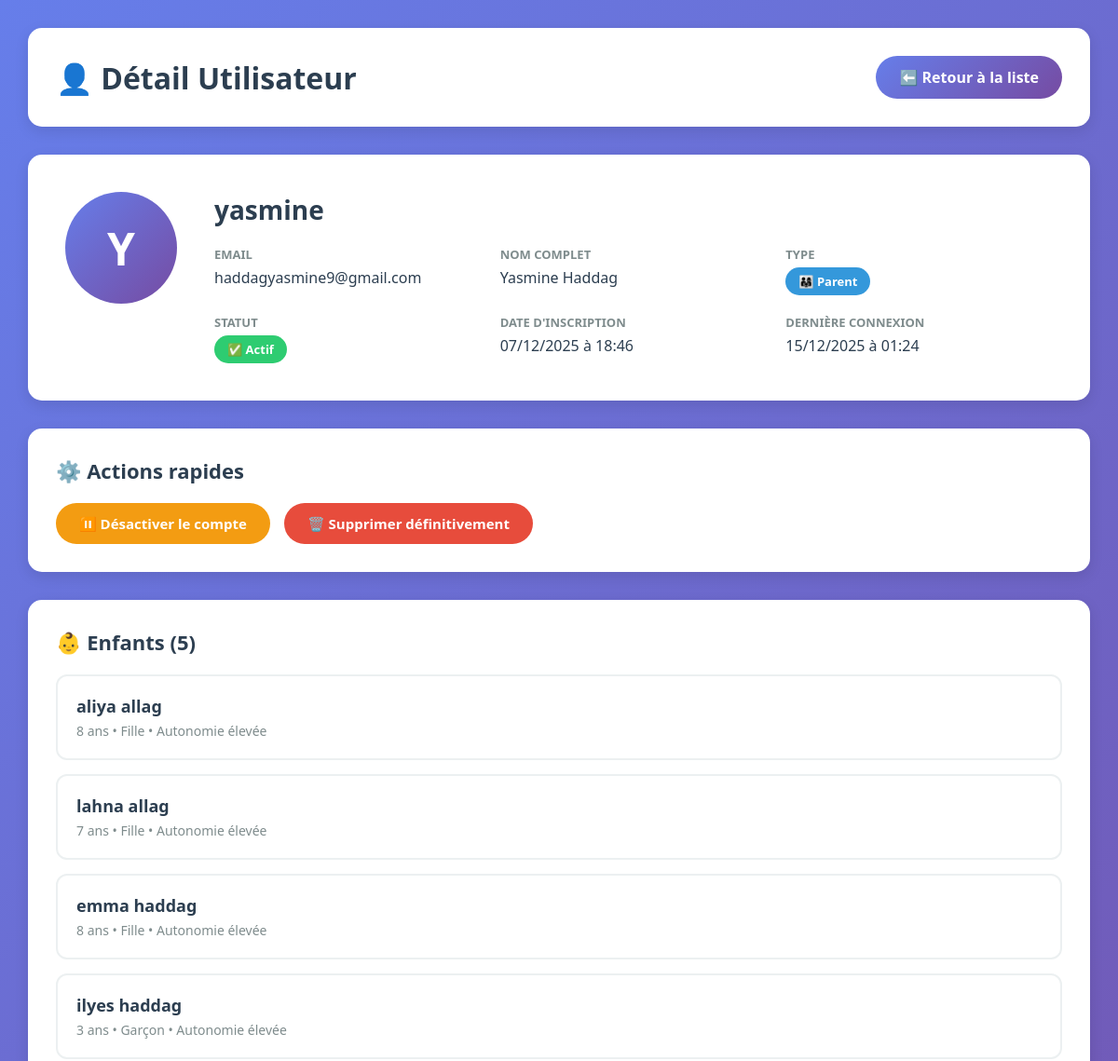
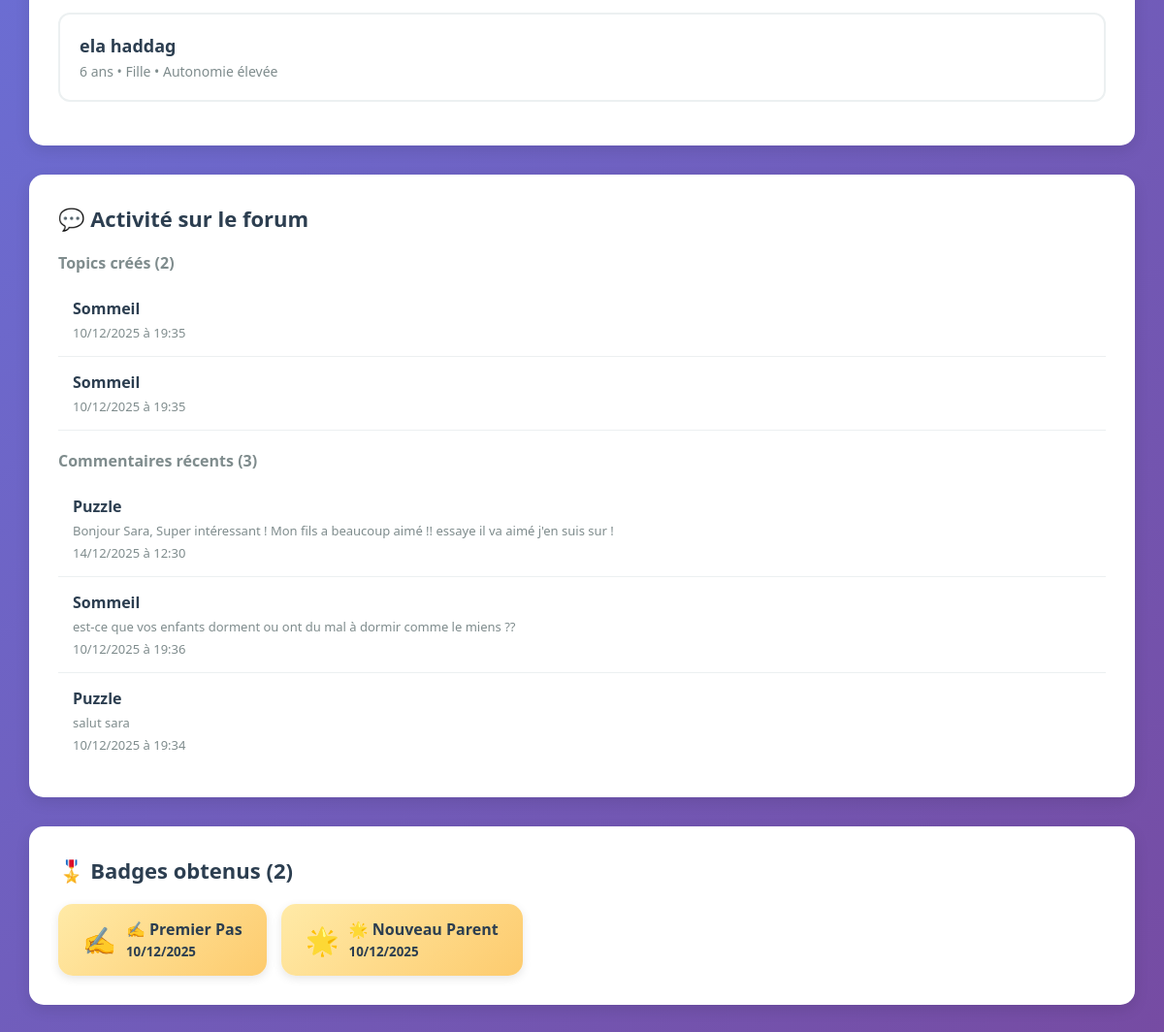
The page /admin-dashboard/users/1/ (signed in) on the database its author committed (2 pictures, top to bottom).
### authen/models.py (models this page shows, shortened)
class Enfant(models.Model):
    GENRE_CHOICES = [
        ('M', 'Garçon'),
        ('F', 'Fille'),
        ('A', 'Autre'),
    ]
    NIVEAU_AUTONOMIE_CHOICES = [
        ('faible', 'Faible autonomie'),
        ('moyen', 'Autonomie moyenne'),
        ('eleve', 'Autonomie élevée'),
    ]
    parent = models.ForeignKey(User, on_delete=models.CASCADE, related_name='enfants')
    prenom = models.CharField(max_length=100)
    nom = models.CharField(max_length=100)
    date_naissance = models.DateField()
    genre = models.CharField(max_length=1, choices=GENRE_CHOICES, default='M')
    niveau_autonomie = models.CharField(max_length=20, choices=NIVEAU_AUTONOMIE_CHOICES, default='moyen')
    besoins_specifiques = models.TextField(blank=True, null=True, help_text="Sensibilités, préférences, particularités...")
    couleur_preferee = models.CharField(max_length=50, blank=True, null=True)
    activites_preferees = models.TextField(blank=True, null=True, help_text="Jeux, activités favorites...")
    photo = models.ImageField(upload_to='enfants/', blank=True, null=True)
    created_at = models.DateTimeField(auto_now_add=True)
    updated_at = models.DateTimeField(auto_now=True)
    def age(self):
        from datetime import date
        today = date.today()
        return today.year - self.date_naissance.year - ((today.month, today.day) < (self.date_naissance.month, self.date_naissance.day))
    class Meta:
        verbose_name = "Enfant"
        verbose_name_plural = "Enfants"
        ordering = ['-created_at']

class UserBadge(models.Model):
    user = models.ForeignKey(User, on_delete=models.CASCADE, related_name='badges')
    badge = models.ForeignKey(Badge, on_delete=models.CASCADE)
    earned_at = models.DateTimeField(auto_now_add=True)
    class Meta:
        unique_together = ('user', 'badge')
        verbose_name = "Badge Utilisateur"
        verbose_name_plural = "Badges Utilisateurs"
        ordering = ['-earned_at']

class Badge(models.Model):
    BADGE_TYPES = [
        ('nouveau_parent', '🌟 Nouveau Parent'),
        ('premier_pas', '✍️ Premier Pas'),
        ('parent_engage', '💬 Parent Engagé'),
        ('parent_aidant', '❤️ Parent Aidant'),
        ('pilier', '🎖️ Pilier de la Communauté'),
        ('mentor', '🤝 Mentor'),
        ('famille', '👪 Famille ComAutis'),
    ]
    name = models.CharField(max_length=50, choices=BADGE_TYPES, unique=True)
    description = models.TextField()
    icon = models.CharField(max_length=10)
    class Meta:
        verbose_name = "Badge"
        verbose_name_plural = "Badges"

### forum/models.py (models this page shows, shortened)
class Topic(models.Model):
    CATEGORY_CHOICES = [
        ('ecole', '🏫 École et Scolarité'),
        ('alimentation', '🍽️ Alimentation et Repas'),
        ('sommeil', '😴 Sommeil et Routines'),
        ('jeux', '🎮 Jeux et Activités'),
        ('sante', '💊 Santé et Thérapies'),
        ('entraide', '🤝 Entraide et Soutien'),
        ('libre', '💬 Discussions Libres'),
    ]
    title = models.CharField(max_length=200)
    created_by = models.ForeignKey(User, on_delete=models.CASCADE)
    created_at = models.DateTimeField(auto_now_add=True)
    icon = models.CharField(max_length=20, blank=True, null=True)
    category = models.CharField(max_length=20, choices=CATEGORY_CHOICES, default='libre')
    class Meta:
        ordering = ['-created_at']

class Post(models.Model):
    topic = models.ForeignKey(Topic, on_delete=models.CASCADE)
    content = models.TextField()
    created_by = models.ForeignKey(User, on_delete=models.CASCADE)
    created_at = models.DateTimeField(auto_now_add=True)

### authen/admin_views.py (the view)
# urls.py: path('admin-dashboard/users/<int:user_id>/', admin_user_detail, name='admin_user_detail'),
@admin_required
def admin_user_detail(request, user_id):
    user = get_object_or_404(User, id=user_id)
    try:
        profile = user.profile
    except UserProfile.DoesNotExist:
        profile = None
    enfants = Enfant.objects.filter(parent=user) if profile and profile.user_type == 'parent' else []
    topics = Topic.objects.filter(created_by=user).order_by('-created_at')[:5]
    posts = Post.objects.filter(created_by=user).order_by('-created_at')[:5]
    user_badges = UserBadge.objects.filter(user=user).select_related('badge')
    context = {
        'viewed_user': user,
        'profile': profile,
        'enfants': enfants,
        'topics': topics,
        'posts': posts,
        'user_badges': user_badges,
    }
    return render(request, 'authen/admin/user_detail.html', context)

### authen/admin_views.py (called while the page is built)
def is_admin(user):
    return user.is_staff or user.is_superuser

### authen/templates/authen/admin/user_detail.html (shortened to what this page needs)
<!DOCTYPE html>
<html lang="fr">
<head>
</head>
<body>
    <div class="container">
        <div class="header">
            <h1>👤 Détail Utilisateur</h1>
            <a href="{% url 'admin_users_list' %}" class="btn-back">⬅️ Retour à la liste</a>
        </div>
        <div class="user-profile-card">
            <div class="user-avatar-large">{{ viewed_user.username.0|upper }}</div>
            <div class="user-details">
                <h2>{{ viewed_user.username }}</h2>
                <div class="info-grid">
                    <div class="info-item">
                        <span class="info-label">Email</span>
                        <span class="info-value">{{ viewed_user.email }}</span>
                    </div>
                    <div class="info-item">
                        <span class="info-label">Nom complet</span>
                        <span class="info-value">{{ viewed_user.first_name|default:"Non renseigné" }}</span>
                    </div>
                    <div class="info-item">
                        <span class="info-label">Type</span>
                        <span class="info-value">
                            {% if profile.user_type == 'parent' %}
                                <span class="badge badge-parent">👨‍👩‍👧 Parent</span>
                            {% elif profile.user_type == 'educator' %}
                                <span class="badge badge-educator">👨‍🏫 Éducateur</span>
                            {% endif %}
                        </span>
                    </div>
                    <div class="info-item">
                        <span class="info-label">Statut</span>
                        <span class="info-value">
                            {% if viewed_user.is_active %}
                                <span class="badge badge-active">✅ Actif</span>
                            {% else %}
                                <span class="badge badge-inactive">⏳ Inactif</span>
                            {% endif %}
                        </span>
                    </div>
                    <div class="info-item">
                        <span class="info-label">Date d'inscription</span>
                        <span class="info-value">{{ viewed_user.date_joined|date:"d/m/Y à H:i" }}</span>
                    </div>
                    <div class="info-item">
                        <span class="info-label">Dernière connexion</span>
                        <span class="info-value">{{ viewed_user.last_login|date:"d/m/Y à H:i"|default:"Jamais" }}</span>
                    </div>
                </div>
            </div>
        </div>
        <div class="actions-card">
            <h3>⚙️ Actions rapides</h3>
            <div class="actions-buttons">
                {% if viewed_user.is_active %}
                    <a href="{% url 'admin_deactivate_user' viewed_user.id %}"
                       class="btn btn-warning"
                       onclick="return confirm('Désactiver cet utilisateur ?')">
                        ⏸️ Désactiver le compte
                    </a>
                {% else %}
                    <a href="{% url 'admin_approve_educator' viewed_user.id %}"
                       class="btn btn-success"
                       onclick="return confirm('Activer cet utilisateur ?')">
                        ▶️ Activer le compte
                    </a>
                {% endif %}
                <a href="{% url 'admin_delete_user' viewed_user.id %}"
                   class="btn btn-danger"
                   onclick="return confirm('⚠️ ATTENTION ! Supprimer définitivement cet utilisateur et toutes ses données ?')">
                    🗑️ Supprimer définitivement
                </a>
            </div>
        </div>
        {% if profile.user_type == 'parent' and enfants %}
        <div class="section-card">
            <h3>👶 Enfants ({{ enfants|length }})</h3>
            {% for enfant in enfants %}
            <div class="enfant-item">
                <div class="enfant-info">
                    <h4>{{ enfant.prenom }} {{ enfant.nom }}</h4>
                    <p>
                        {{ enfant.age }} ans •
                        {% if enfant.genre == 'M' %}Garçon{% elif enfant.genre == 'F' %}Fille{% else %}Autre{% endif %} •
                        {{ enfant.get_niveau_autonomie_display }}
                    </p>
                </div>
            </div>
            {% endfor %}
        </div>
        {% endif %}
        <div class="section-card">
            <h3>💬 Activité sur le forum</h3>
            {% if topics %}
            <h4 style="margin: 20px 0 10px 0; color: #7f8c8d; font-size: 16px;">Topics créés ({{ topics|length }})</h4>
            {% for topic in topics %}
            <div class="activity-item">
                <h4>{{ topic.title }}</h4>
                <p>{{ topic.created_at|date:"d/m/Y à H:i" }}</p>
            </div>
            {% endfor %}
            {% endif %}
            {% if posts %}
            <h4 style="margin: 20px 0 10px 0; color: #7f8c8d; font-size: 16px;">Commentaires récents ({{ posts|length }})</h4>
            {% for post in posts %}
            <div class="activity-item">
                <h4>{{ post.topic.title }}</h4>
                <p>{{ post.content|truncatewords:20 }}</p>
                <p style="margin-top: 5px;">{{ post.created_at|date:"d/m/Y à H:i" }}</p>
            </div>
            {% endfor %}
            {% endif %}
        </div>
        {% if user_badges %}
        <div class="section-card">
            <h3>🎖️ Badges obtenus ({{ user_badges|length }})</h3>
            <div class="badge-list">
                {% for user_badge in user_badges %}
                <div class="badge-item">
                    <span class="badge-icon">{{ user_badge.badge.icon }}</span>
                    <div>
                        <strong>{{ user_badge.badge.get_name_display }}</strong><br>
                        <small>{{ user_badge.earned_at|date:"d/m/Y" }}</small>
                    </div>
                </div>
                {% endfor %}
            </div>
        </div>
        {% endif %}
    </div>
</body>
</html>

### authen/templates/authen/admin/user_detail.html (style rules this page uses)
* { margin: 0; padding: 0; box-sizing: border-box; }
body { font-family: 'Segoe UI', Tahoma, Geneva, Verdana, sans-serif; background: linear-gradient(135deg, #667eea 0%, #764ba2 100%); min-height: 100vh; padding: 30px; }
.container { max-width: 1200px; margin: 0 auto; }
.header { background: white; padding: 30px; border-radius: 15px; box-shadow: 0 5px 15px rgba(0,0,0,0.1); margin-bottom: 30px; display: flex; justify-content: space-between; align-items: center; }
.header h1 { font-size: 32px; color: #2c3e50; }
.btn-back { padding: 12px 25px; background: linear-gradient(135deg, #667eea 0%, #764ba2 100%); color: white; border: none; border-radius: 25px; text-decoration: none; font-weight: 600; transition: all 0.3s; display: inline-block; }
.user-profile-card { background: white; padding: 40px; border-radius: 15px; box-shadow: 0 5px 15px rgba(0,0,0,0.1); margin-bottom: 30px; display: flex; gap: 40px; align-items: flex-start; }
.user-avatar-large { width: 120px; height: 120px; background: linear-gradient(135deg, #667eea 0%, #764ba2 100%); border-radius: 50%; display: flex; align-items: center; justify-content: center; color: white; font-size: 48px; font-weight: bold; flex-shrink: 0; }
.user-details { flex: 1; }
.user-details h2 { font-size: 28px; color: #2c3e50; margin-bottom: 15px; }
.info-grid { display: grid; grid-template-columns: repeat(auto-fit, minmax(250px, 1fr)); gap: 20px; margin-top: 20px; }
.info-item { display: flex; flex-direction: column; gap: 5px; }
.info-label { font-size: 13px; color: #7f8c8d; font-weight: 600; text-transform: uppercase; }
.info-value { font-size: 16px; color: #2c3e50; font-weight: 500; }
.badge { display: inline-block; padding: 6px 14px; border-radius: 15px; font-size: 13px; font-weight: 600; }
.badge-parent { background: #3498db; color: white; }
.badge-active { background: #2ecc71; color: white; }
.actions-card { background: white; padding: 30px; border-radius: 15px; box-shadow: 0 5px 15px rgba(0,0,0,0.1); margin-bottom: 30px; }
.actions-card h3 { font-size: 22px; color: #2c3e50; margin-bottom: 20px; }
.actions-buttons { display: flex; gap: 15px; flex-wrap: wrap; }
.btn { padding: 12px 25px; border: none; border-radius: 25px; font-weight: 600; font-size: 15px; cursor: pointer; text-decoration: none; display: inline-block; transition: all 0.3s; }
.btn-warning { background: #f39c12; color: white; }
.btn-danger { background: #e74c3c; color: white; }
.section-card { background: white; padding: 30px; border-radius: 15px; box-shadow: 0 5px 15px rgba(0,0,0,0.1); margin-bottom: 30px; }
.section-card h3 { font-size: 22px; color: #2c3e50; margin-bottom: 20px; display: flex; align-items: center; gap: 10px; }
.enfant-item { padding: 20px; border: 2px solid #ecf0f1; border-radius: 12px; margin-bottom: 15px; display: flex; justify-content: space-between; align-items: center; }
.enfant-info h4 { font-size: 18px; color: #2c3e50; margin-bottom: 5px; }
.enfant-info p { font-size: 14px; color: #7f8c8d; }
.activity-item { padding: 15px; border-bottom: 1px solid #ecf0f1; }
.activity-item:last-child { border-bottom: none; }
.activity-item h4 { font-size: 16px; color: #2c3e50; margin-bottom: 5px; }
.activity-item p { font-size: 13px; color: #7f8c8d; }
.badge-list { display: flex; gap: 15px; flex-wrap: wrap; }
.badge-item { background: linear-gradient(135deg, #ffeaa7 0%, #fdcb6e 100%); padding: 15px 25px; border-radius: 15px; display: flex; align-items: center; gap: 10px; font-weight: 600; color: #2c3e50; box-shadow: 0 3px 10px rgba(0,0,0,0.1); }
.badge-icon { font-size: 28px; }

### rows shown on the page
Enfant: prenom "aliya", nom "allag", age "8", genre "Fille", niveau_autonomie "Autonomie élevée"
Enfant: prenom "lahna", nom "allag", age "7", genre "Fille", niveau_autonomie "Autonomie élevée"
Enfant: prenom "emma", nom "haddag", age "8", genre "Fille", niveau_autonomie "Autonomie élevée"
Enfant: prenom "ilyes", nom "haddag", age "3", genre "Garçon", niveau_autonomie "Autonomie élevée"
Enfant: prenom "ela", nom "haddag", age "6", genre "Fille", niveau_autonomie "Autonomie élevée"
Topic: title "Sommeil", created_at "10/12/2025 à 19:35"
Topic: title "Sommeil", created_at "10/12/2025 à 19:35"
Post: topic "Puzzle", content "Bonjour Sara, Super intéressant ! Mon fils a beaucoup aimé !! essaye il va aimé j'en suis sur !", created_at "14/12/2025 à 12:30"
Post: topic "Sommeil", content "est-ce que vos enfants dorment ou ont du mal à dormir comme le miens ??", created_at "10/12/2025 à 19:36"
Post: topic "Puzzle", content "salut sara", created_at "10/12/2025 à 19:34"
UserBadge: badge.icon "✍️", badge.name "✍️ Premier Pas", earned_at "10/12/2025"
UserBadge: badge.icon "🌟", badge.name "🌟 Nouveau Parent", earned_at "10/12/2025"

### other values the page prints
{{ viewed_user.username.0|upper }} "Y"
{{ viewed_user.username }} "yasmine"
{{ viewed_user.email }} "haddagyasmine9@gmail.com"
{{ viewed_user.first_name|default:"Non renseigné" }} "Yasmine Haddag"
{{ viewed_user.date_joined|date:"d/m/Y à H:i" }} "07/12/2025 à 18:46"
{{ viewed_user.last_login|date:"d/m/Y à H:i"|default:"Jamais" }} "15/12/2025 à 01:24"
{{ enfants|length }} "5"
{{ topics|length }} "2"
{{ posts|length }} "3"
{{ user_badges|length }} "2"
